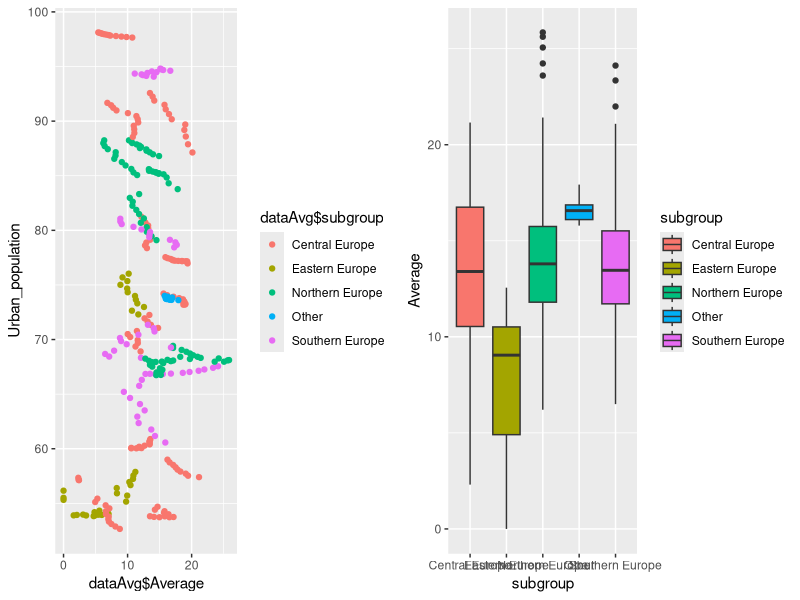

This figure's R source:

library(dplyr)
library(tidyverse)
library(ggplot2)
library(hexbin)
library(bslib) # for convenient window arrangement in plotting
library(gridExtra)

data <- read_csv("pay_gap_Europe.csv", show_col_types = FALSE)
dataAvg <- read_csv("pay_gap_Europe.csv", show_col_types = FALSE)
central_europe <- c("France","Luxembourg","Netherlands","Belgium","Germany", "Austria", "Czech Republic", "Hungary", "Poland", "Slovakia", "Slovenia")
northern_europe <- c("Denmark", "Estonia", "Finland", "Iceland", "Latvia", "Lithuania", "Norway", "Sweden")
eastern_europe <- c("Bulgaria", "Croatia", "Romania")
southern_europe <- c("Cyprus", "Greece", "Italy", "Malta", "Portugal", "Spain")

dataAvg <- transform(dataAvg, subgroup = case_when(
  Country %in% central_europe ~ "Central Europe",
  Country %in% northern_europe ~ "Northern Europe",
  Country %in% eastern_europe ~ "Eastern Europe",
  Country %in% southern_europe ~ "Southern Europe",
  TRUE ~ "Other"
))

p1 <- ggplot(dataAvg, aes(x=dataAvg$Average, y=Urban_population)) + geom_point(aes(col=dataAvg$subgroup))
p2 <- ggplot(dataAvg, aes(x=subgroup, y=GDP, fill=subgroup)) + geom_boxplot()
p3 <- ggplot(dataAvg, aes(x=subgroup, y=Average, fill=subgroup)) + geom_boxplot()
grid.arrange(p1, p3, nrow = 1, widths = c(1, 1))
par(mfrow=c(1,1))
